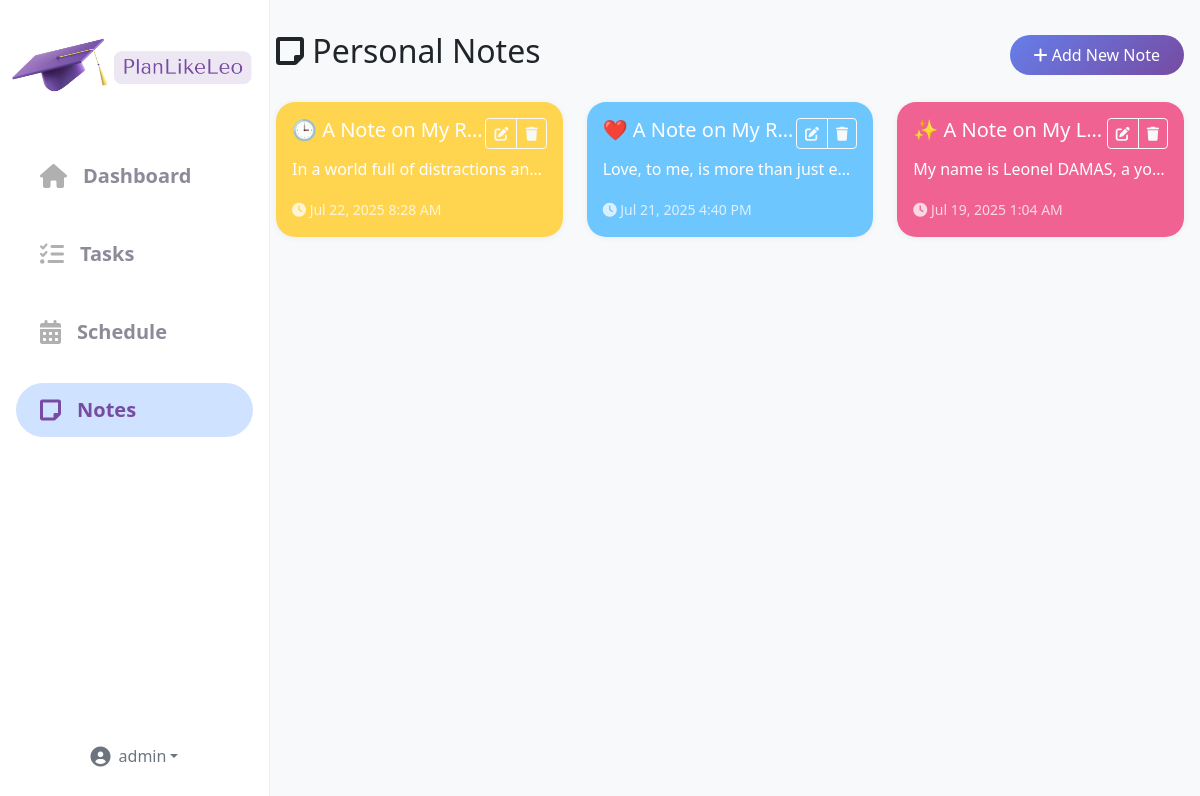
Screenshot of /notes/ (signed in) with the database file from the repository.
### planner/models.py (models this page shows, shortened)
class Note(models.Model):
    user = models.ForeignKey(User, on_delete=models.CASCADE)
    title = models.CharField(max_length=255)
    content = models.TextField()
    created_at = models.DateTimeField(auto_now_add=True)
    updated_at = models.DateTimeField(auto_now=True)
    class Meta:
        ordering = ['-updated_at']

### planner/views.py (the view)
# urls.py: path('notes/', views.notes, name='notes'),
@login_required
def notes(request):
    import random
    palette = [
        "#ffb347", "#ff6961", "#6ec6ff", "#81c784", "#ba68c8", "#ffd54f", "#f06292", "#64b5f6", "#4dd0e1", "#fbc02d"
    ]
    notes = list(Note.objects.filter(user=request.user).order_by('-updated_at'))
    for i, note in enumerate(notes):
        note.color = random.choice(palette)
    return render(request, 'planner/notes.html', {'notes': notes})

### templates/planner/notes.html (shortened to what this page needs)
{% extends 'planner/base.html' %}
{% load static %}
{% block content %}
<div class="d-flex justify-content-between align-items-center mb-4">
    <h2><i class="fas fa-sticky-note"></i> Personal Notes</h2>
    <a href="{% url 'note_create' %}" class="btn btn-primary">
        <i class="fas fa-plus"></i> Add New Note
    </a>
</div>
{% if notes %}
    <div class="row">
        {% for note in notes %}
            <div class="col-md-6 col-lg-4 mb-4">
                <div class="card note-card h-100" tabindex="0"
                     style="background:{{ note.color }};border-radius:1.2rem;cursor:pointer;box-shadow:0 1px 6px rgba(0,0,0,0.06);"
                     data-bs-toggle="popover" data-bs-trigger="manual" data-bs-html="true"
                     title="<b>{{ note.title|escape }}</b>"
                     data-bs-content="<button type='button' class='btn btn-sm btn-outline-secondary float-end mb-2 close-popover' style='font-size:1.1em;'>Close</button>
<div style='white-space:pre-line;'>{{ note.content|linebreaksbr|escape }}</div><hr class='my-2'><small class='text-muted'>Updated: {{ note.updated_at|date:'M j, g:i a' }}</small>">
                    <div class="card-body">
                        <div class="d-flex justify-content-between align-items-start mb-2">
                            <h5 class="card-title mb-0 text-truncate">{{ note.title }}</h5>
                            <div class="btn-group" role="group">
                                <a href="{% url 'note_edit' note.id %}" class="btn btn-sm btn-outline-light" title="Edit">
                                    <i class="fas fa-edit"></i>
                                </a>
                                <a href="{% url 'note_delete' note.id %}" class="btn btn-sm btn-outline-light" title="Delete">
                                    <i class="fas fa-trash"></i>
                                </a>
                            </div>
                        </div>
                        <p class="card-text text-truncate">{{ note.content|truncatewords:30 }}</p>
                        <div class="mt-auto">
                            <small class="opacity-75">
                                <i class="fas fa-clock"></i> {{ note.updated_at|date:"M j, Y g:i A" }}
                            </small>
                        </div>
                    </div>
                </div>
            </div>
        {% endfor %}
    </div>
{% endif %}
{% endblock %}

### templates/planner/base.html (shortened to what this page needs)
<!DOCTYPE html>
<html lang="en">
<head>
    {% load static %}
    <link href="https://cdn.jsdelivr.net/npm/bootstrap@5.3.0/dist/css/bootstrap.min.css" rel="stylesheet">
    <link href="https://cdnjs.cloudflare.com/ajax/libs/font-awesome/6.0.0/css/all.min.css" rel="stylesheet">
    <link href="{% static 'css/style.css' %}" rel="stylesheet">
</head>
<body>
    {% if user.is_authenticated and request.resolver_match.url_name != 'welcome' and request.resolver_match.url_name != 'login' and request.resolver_match.url_name != 'register' %}
    <nav class="custom-sidebar d-lg-flex flex-column p-0 d-none">
        <div class="sidebar-logo">
            <img src="{% static 'images/planlikeleo/plan.png' %}" alt="Logo" />
        </div>
        <ul class="nav nav-pills flex-column mb-auto px-3">
            <li class="nav-item">
                <a href="{% url 'dashboard' %}" class="nav-link {% if request.resolver_match.url_name == 'dashboard' %}active{% endif %}">
                    <i class="fas fa-home"></i> Dashboard
                </a>
            </li>
            <li>
                <a href="{% url 'task_list' %}" class="nav-link {% if request.resolver_match.url_name == 'task_list' %}active{% endif %}">
                    <i class="fas fa-tasks"></i> Tasks
                </a>
            </li>
            <li>
                <a href="{% url 'schedule' %}" class="nav-link {% if request.resolver_match.url_name == 'schedule' %}active{% endif %}">
                    <i class="fas fa-calendar-alt"></i> Schedule
                </a>
            </li>
            <li>
                <a href="{% url 'notes' %}" class="nav-link {% if request.resolver_match.url_name == 'notes' %}active{% endif %}">
                    <i class="fas fa-sticky-note"></i> Notes
                </a>
            </li>
        </ul>
        <div class="sidebar-footer">
            <div class="dropdown">
                <a href="#" class="d-flex align-items-center text-secondary text-decoration-none dropdown-toggle justify-content-center" id="sidebarUserDropdown" data-bs-toggle="dropdown" aria-expanded="false">
                    <i class="fas fa-user-circle fa-lg me-2"></i>
                    <span>{{ user.username }}</span>
                </a>
            </div>
        </div>
    </nav>
    {% endif %}
    <main class="{% if user.is_authenticated and request.resolver_match.url_name != 'welcome' and request.resolver_match.url_name != 'login' and request.resolver_match.url_name != 'register' %}main-content{% endif %}">
        {% block content %}
        {% endblock %}
    </main>
</body>
</html>

### static/css/style.css (style rules this page uses)
body { background-color: #f8f9fa; font-family: 'Segoe UI', Tahoma, Geneva, Verdana, sans-serif; }
.card { border: none; border-radius: 15px; box-shadow: 0 4px 6px rgba(0, 0, 0, 0.1); transition: transform 0.2s ease-in-out; }
.note-card { background: linear-gradient(135deg, #f093fb 0%, #f5576c 100%); color: white; }
.btn-primary { background: linear-gradient(135deg, #667eea 0%, #764ba2 100%); border: none; border-radius: 25px; padding: 0.5rem 1.5rem; }

### templates/planner/base.html (style rules this page uses)
body { min-height: 100vh; }
.custom-sidebar { min-height: 100vh; background: #fff; color: #6c757d; position: fixed; top: 0; left: 0; width: 270px; z-index: 1030; display: flex; flex-direction: column; border-right: 1px solid #f0f0f0; }
.sidebar-logo { display: flex; align-items: center; gap: 12px; margin: 1.5rem 0 2.5rem 0; justify-content: center; }
.sidebar-logo img { height: 85px; }
.custom-sidebar .nav-link { color: #8b8b99; font-size: 1.25rem; font-weight: 600; border-radius: 2rem; margin-bottom: 1.5rem; padding: 0.75rem 1.5rem; display: flex; align-items: center; gap: 1rem; transition: background 0.2s, color 0.2s; }
.custom-sidebar .nav-link.active { background: #cfe2ff; color: #764ba2; font-weight: bold; }
.custom-sidebar .nav-link.active i { color: #764ba2; }
.custom-sidebar .nav-link i { font-size: 1.5rem; color: #b0b0b0; transition: color 0.2s; }
.sidebar-footer { margin-top: auto; padding-bottom: 2rem; text-align: center; }
.main-content { margin-left: 260px; padding: 2rem 1rem 1rem 1rem; }

### rows the page displays
Note: title "🕒 A Note on My R…", content "In a world full of distractions an…", updated_at "Jul 22, 2025 8:28 AM"
Note: title "❤️ A Note on My R…", content "Love, to me, is more than just e…", updated_at "Jul 21, 2025 4:40 PM"
Note: title "✨ A Note on My L…", content "My name is Leonel DAMAS, a yo…", updated_at "Jul 19, 2025 1:04 AM"

### other values shown
{{ user.username }} "admin"
